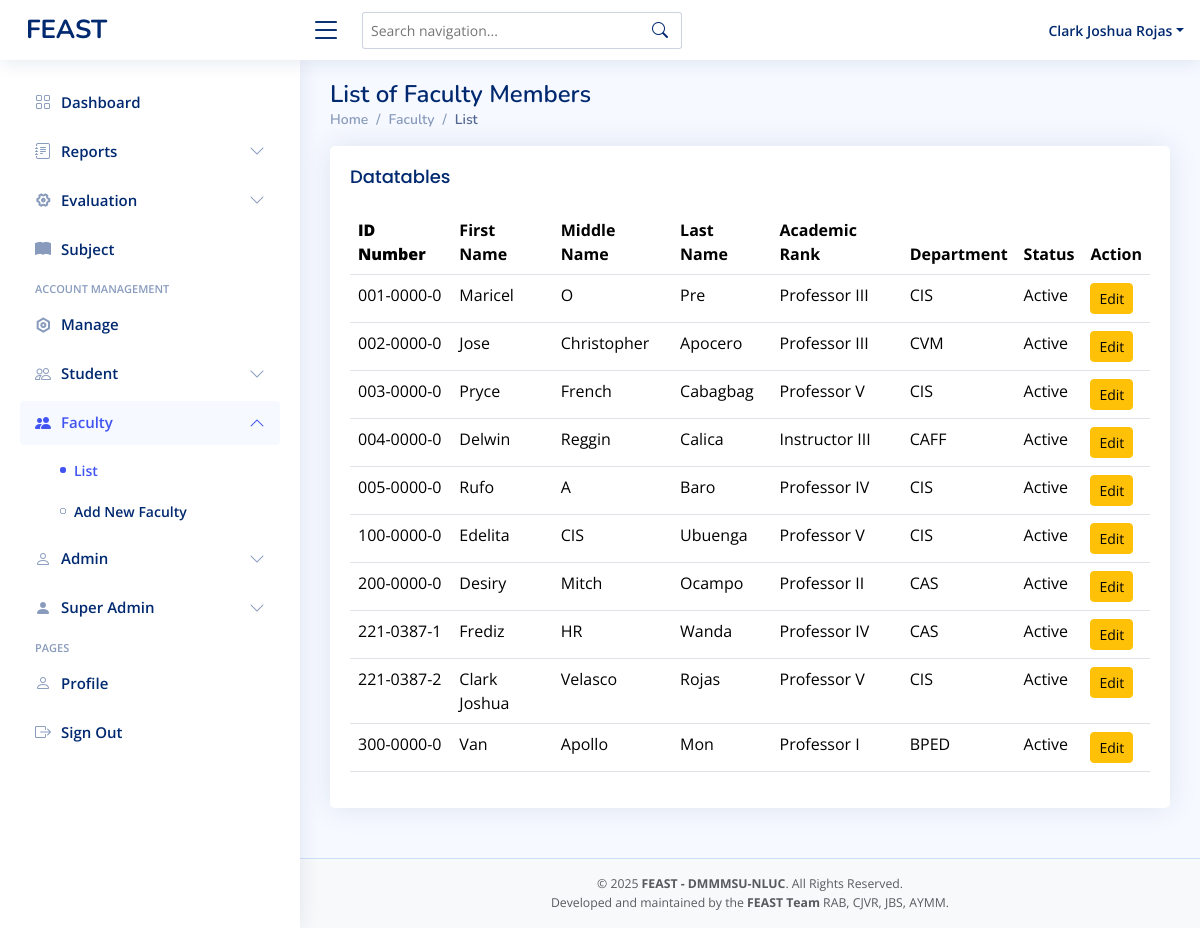
The page /superadmin-facultylist.php (signed in) on the database its author committed.
### tables this page shows
CREATE TABLE `faculty` (
  `idnumber` varchar(11) NOT NULL,
  `first_name` varchar(50) NOT NULL,
  `mid_name` varchar(50) NOT NULL,
  `last_name` varchar(50) NOT NULL,
  `password` varchar(255) DEFAULT NULL,
  `department` varchar(50) NOT NULL,
  `faculty_rank` varchar(50) DEFAULT NULL,
  `role` varchar(50) NOT NULL DEFAULT 'faculty',
  `status` varchar(11) NOT NULL DEFAULT 'active'
);

### superadmin-facultylist.php (the view, shortened to what this page needs)
<?php
include 'conn/conn.php';
$query = "SELECT * FROM faculty  WHERE role = 'faculty'";
$result = mysqli_query($conn, $query);
?>
<!DOCTYPE html>
<html lang="en">
<head>
  <?php include 'head.php' ?>
</head>
<body>
  <?php include 'superadmin-header.php' ?>
  <?php include 'superadmin-sidebar.php' ?>
  <main id="main" class="main">
    <div class="pagetitle">
      <h1>List of Faculty Members</h1>
      <nav>
        <ol class="breadcrumb">
          <li class="breadcrumb-item"><a href="superadmin-dashboard.php">Home</a></li>
          <li class="breadcrumb-item">Faculty</li>
          <li class="breadcrumb-item active">List</li>
        </ol>
      </nav>
    </div>
    <section class="section ">
      <div class="row">
        <div class="col-lg-12">
          <div class="card">
            <div class="card-body table-responsive">
              <h5 class="card-title">Datatables</h5>
              <table class="table datatable">
                <thead>
                  <tr>
                    <th>
                      <b>ID Number</b>
                    </th>
                    <th>First Name</th>
                    <th>Middle Name</th>
                    <th>Last Name</th>
                    <th>Academic Rank</th>
                    <th>Department</th>
                    <th>Status</th>
                    <th>Action</th>
                  </tr>
                </thead>
                <tbody>
                  <tr>
                    <?php
                    while ($row = mysqli_fetch_assoc($result)) {
                    ?>
                      <td class="text-capitalize"><?php echo $row['idnumber']; ?></td>
                      <td class="text-capitalize"><?php echo $row['first_name']; ?></td>
                      <td class="text-capitalize"><?php echo $row['mid_name']; ?></td>
                      <td class="text-capitalize"><?php echo $row['last_name']; ?></td>
                      <td class="text-capitalize"><?php echo $row['faculty_rank']; ?></td>
                      <td class="text-uppercase"><?php echo $row['department']; ?></td>
                      <td class="text-capitalize"><?php echo $row['status']; ?></td>
                      <td>
                        <a href="superadmin-editfaculty.php?id=<?php echo $row['idnumber']; ?>" class="btn btn-warning btn-sm">Edit</a>
                  </tr>
                <?php
                    }
                ?>
                </tbody>
              </table>
            </div>
          </div>
        </div>
      </div>
    </section>
  </main>
  <?php include 'footer.php'?>
</body>
</html>

### assets/css/style.css (style rules this page uses)
:root { scroll-behavior: smooth; }
body { font-family: "Open Sans", sans-serif; background: #f6f9ff; color: #444444; }
a { color: #4154f1; text-decoration: none; }
h1, h2, h3, h4, h5, h6 { font-family: "Nunito", sans-serif; }
#main { margin-top: 60px; padding: 20px 30px; transition: all 0.3s; }
.pagetitle { margin-bottom: 10px; }
.pagetitle h1 { font-size: 24px; margin-bottom: 0; font-weight: 600; color: #012970; }
.card { margin-bottom: 30px; border: none; border-radius: 5px; box-shadow: 0px 0 30px rgba(1, 41, 112, 0.1); }
.card-title { padding: 20px 0 15px 0; font-size: 18px; font-weight: 500; color: #012970; font-family: "Poppins", sans-serif; }
.card-body { padding: 0 20px 20px 20px; }
.breadcrumb { font-size: 14px; font-family: "Nunito", sans-serif; color: #899bbd; font-weight: 600; }
.breadcrumb a { color: #899bbd; transition: 0.3s; }
.breadcrumb .breadcrumb-item::before { color: #899bbd; }
.breadcrumb .active { color: #51678f; font-weight: 600; }
@media (min-width: 1200px) { #main, #footer { margin-left: 300px; } }

### rows shown on the page
faculty: idnumber "001-0000-0", first_name "Maricel", mid_name "O", last_name "Pre", faculty_rank "Professor III", department "CIS", status "Active"
faculty: idnumber "002-0000-0", first_name "Jose", mid_name "Christopher", last_name "Apocero", faculty_rank "Professor III", department "CVM", status "Active"
faculty: idnumber "003-0000-0", first_name "Pryce", mid_name "French", last_name "Cabagbag", faculty_rank "Professor V", department "CIS", status "Active"
faculty: idnumber "004-0000-0", first_name "Delwin", mid_name "Reggin", last_name "Calica", faculty_rank "Instructor III", department "CAFF", status "Active"
faculty: idnumber "005-0000-0", first_name "Rufo", mid_name "A", last_name "Baro", faculty_rank "Professor IV", department "CIS", status "Active"
faculty: idnumber "100-0000-0", first_name "Edelita", mid_name "CIS", last_name "Ubuenga", faculty_rank "Professor V", department "CIS", status "Active"
faculty: idnumber "200-0000-0", first_name "Desiry", mid_name "Mitch", last_name "Ocampo", faculty_rank "Professor II", department "CAS", status "Active"
faculty: idnumber "221-0387-1", first_name "Frediz", mid_name "HR", last_name "Wanda", faculty_rank "Professor IV", department "CAS", status "Active"
faculty: idnumber "221-0387-2", first_name "Clark Joshua", mid_name "Velasco", last_name "Rojas", faculty_rank "Professor V", department "CIS", status "Active"
faculty: idnumber "300-0000-0", first_name "Van", mid_name "Apollo", last_name "Mon", faculty_rank "Professor I", department "BPED", status "Active"

### other values the page prints
$_SESSION['first_name'] "Clark Joshua"
$_SESSION['last_name'] "Rojas"
